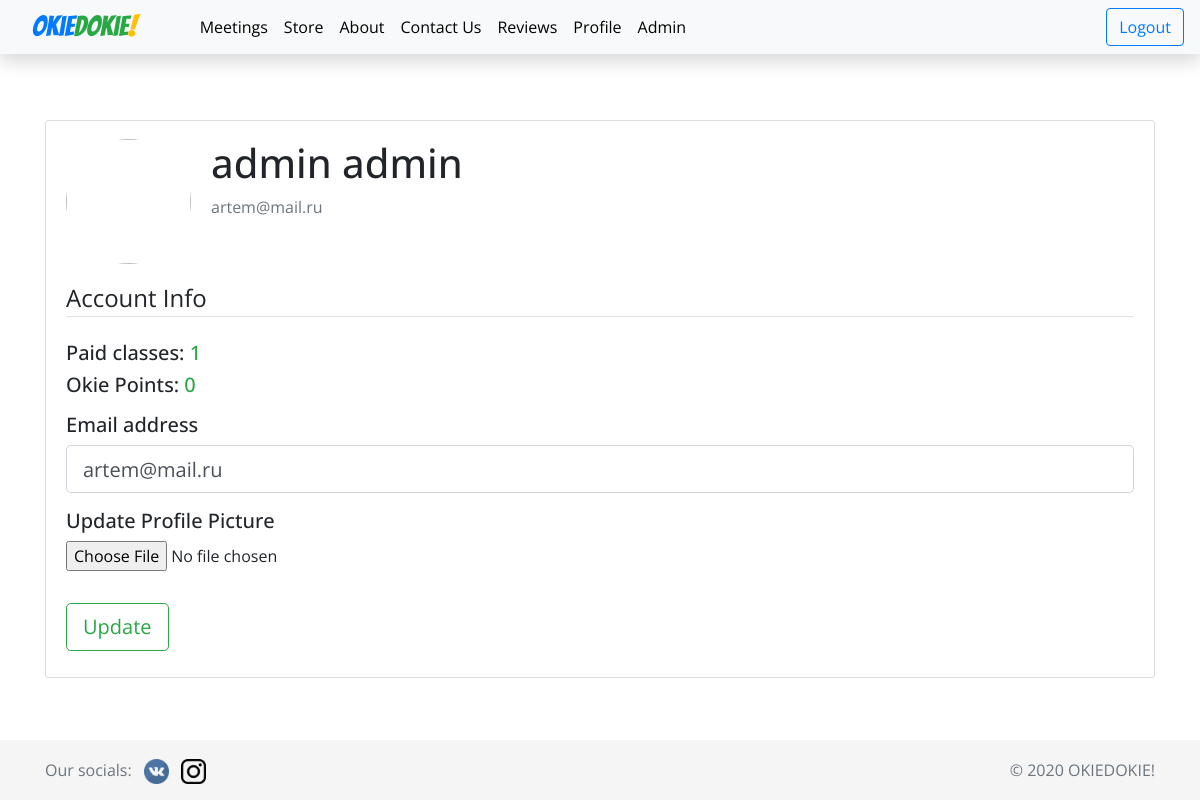
The app's page /profile (signed in) with its own data.
### okiedokie/models.py (models this page shows, shortened)
class User(db.Model, UserMixin):
    id = db.Column(db.Integer, primary_key=True)
    email = db.Column(db.String(120), unique=True, nullable=False)
    first_name = db.Column(db.String(20), nullable=False)
    last_name = db.Column(db.String(20), nullable=False)
    age = db.Column(db.Integer, nullable=False)
    password = db.Column(db.String(60), nullable=False)
    image_file = db.Column(db.String(20), nullable=False, default='default.png')
    points = db.Column(db.Integer, default=0)
    paid_classes = db.Column(db.Integer, default=1)
    attended_classes = db.Column(db.Integer, default=0)
    confirmed = db.Column(db.Boolean, nullable=False, default=False)
    is_admin = db.Column(db.Boolean, default=False)
    reviews = db.relationship('Reviews', backref='author', lazy=True)
    signed_users = db.relationship('Events', secondary=signed_users, lazy='subquery',
        backref=db.backref('signed_users', lazy=True))

### okiedokie/users/routes.py (the view)
@users.route('/profile', methods=['GET', 'POST'])
@login_required
def profile():
    form = UpdateAccountForm()
    current_date = datetime.datetime.now()
    if form.validate_on_submit():
        if form.picture.data:
            picture_file = save_picture(form.picture.data)
            current_user.image_file = picture_file
        current_user.email = form.email.data
        db.session.commit()
        flash('Your account has been updated!', 'success')
        return redirect(url_for('users.profile'))
    elif request.method == 'GET':
        form.email.data = current_user.email
    image_file = url_for('static', filename='images/profile_pics/' + current_user.image_file)
    return render_template('profile.html', form=form, current_date=current_date, image_file=image_file)

### okiedokie/users/forms.py (shortened to what this page needs)
class UpdateAccountForm(FlaskForm):
    email = EmailField('Email address', [validators.Email()])
    picture = FileField('Update Profile Picture', validators=[FileAllowed(['jpg', 'png'])])
    submit = SubmitField('Update')

### okiedokie/models.py (called while the page is built)
@login_manager.user_loader
def load_user(user_id):
    return User.query.get(int(user_id))

### okiedokie/templates/profile.html (shortened to what this page needs)
{% extends 'base.html' %}
{% block link %}
<link rel="stylesheet" type="text/css" href="{{ url_for('static', filename='css/signin.css') }}">
{% endblock link %}
{% block body %}
<div class="container mt-5">
    <div class="content-section">
        <div class="media mt-2">
            <img class="rounded-circle account-img" src="{{ image_file }}">
            <div class="media-body">
                <h2 class="account-heading">{{ current_user.first_name }} {{ current_user.last_name }}</h2>
                <p class="text-secondary">{{ current_user.email }}</p>
            </div>
        </div>
        <form method="POST" action="" enctype="multipart/form-data">
            <fieldset class="form-group">
                <legend class="border-bottom mb-4">Account Info</legend>
                <h5>Paid classes: <span class="text-success"> {{ current_user.paid_classes }} </span></h5>
                <h5 class="mb-3">Okie Points: <span class="text-success">{{ current_user.points }} </span></h5>
                <div class="form-group">
                    {{ form.email.label(class="form-control-label h5") }}
                    {% if form.email.errors %}
                    {{ form.email(class="form-control form-control-lg is-invalid") }}
                    <div class="invalid-feedback">
                        {% for error in form.email.errors %}
                        <span>{{ error }}</span>
                        {% endfor %}
                    </div>
                    {% else %}
                    {{ form.email(class="form-control form-control-lg") }}
                    {% endif %}
                </div>
                <div class="form-group">
                    {{ form.picture.label(class="h5") }}
                    {{ form.picture(class="form-control-file") }}
                </div>
            </fieldset>
            <div class="form-group">
                {{ form.submit(class="btn btn-lg btn-outline-success") }}
            </div>
        </form>
    </div>
</div>
{% endblock body %}

### okiedokie/static/css/styles.css (style rules this page uses)
html { position: relative; min-height: 100%; }
body { font-family: 'Open Sans', sans-serif; margin-bottom: 60px; min-height: 30rem; padding-top: 4.5rem; }
.content-section { background: #ffffff; padding: 10px 20px; border: 1px solid #dddddd; border-radius: 3px; margin-bottom: 20px; }
.account-img { height: 125px; width: 125px; margin-right: 20px; margin-bottom: 16px; }
.account-heading { font-size: 2.5rem; }

### records on screen
User: first_name "admin", last_name "admin", email "artem@mail.ru", paid_classes "1", points "0"
